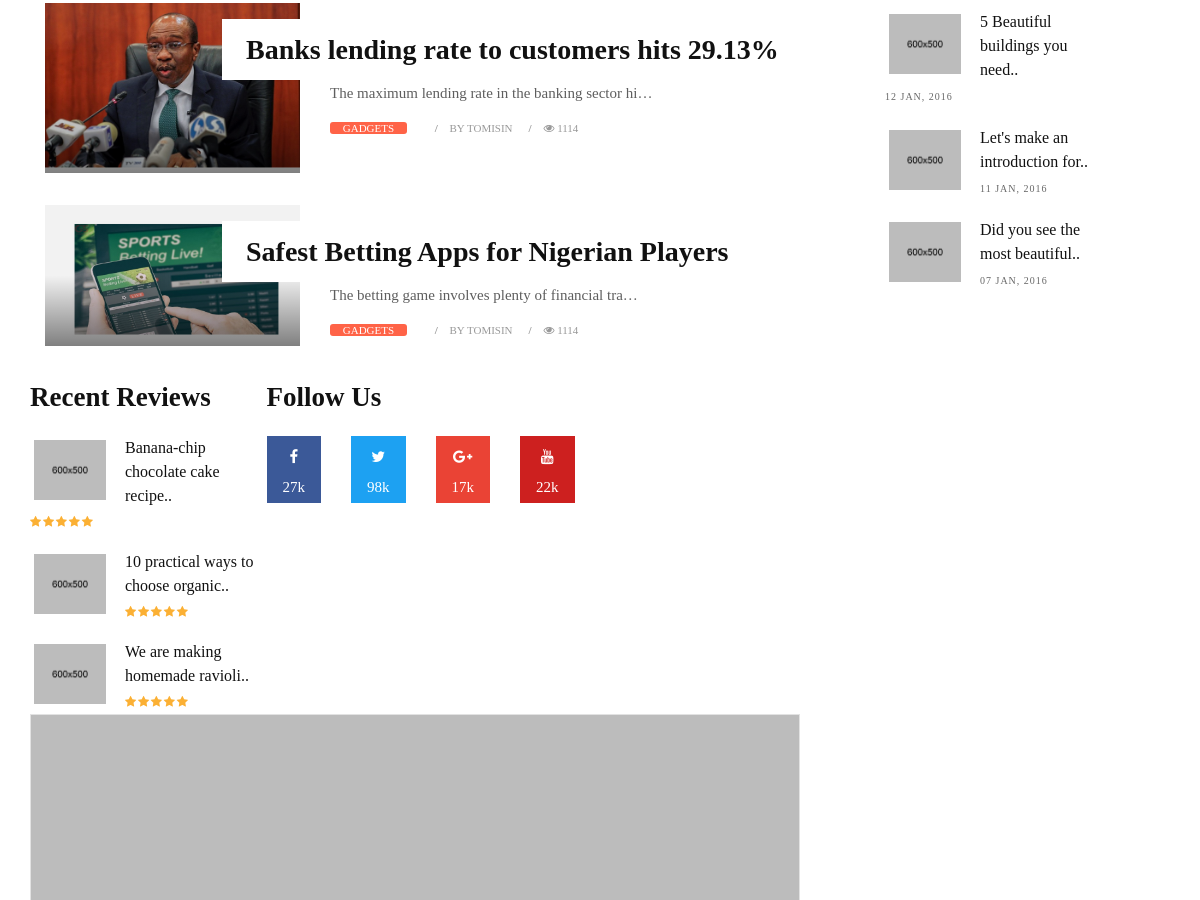
The app's page / (middle part), older data.
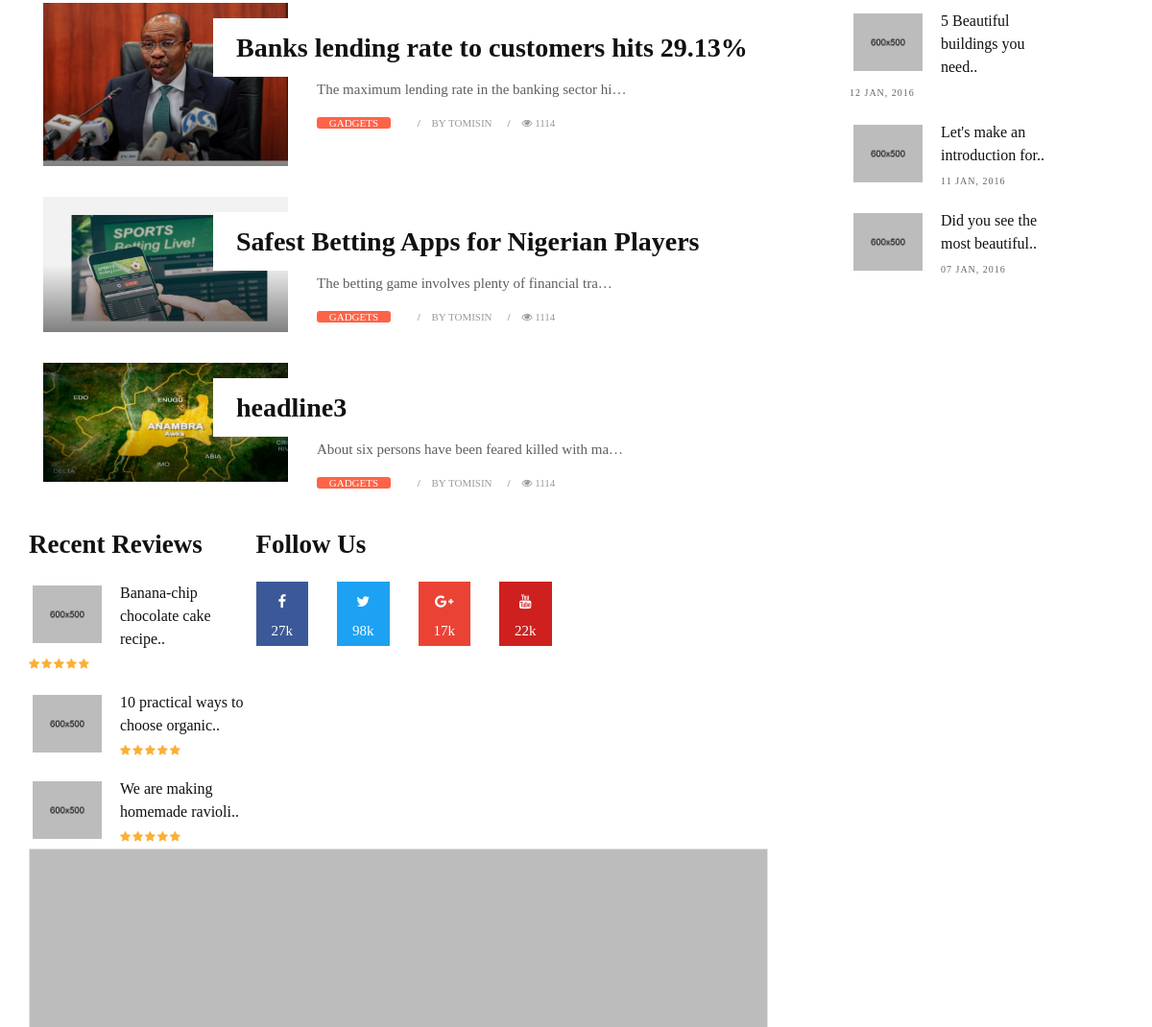
The same page, newer data.
### blog/models.py (models this page shows, shortened)
class News(models.Model):
    headline = models.CharField(max_length=100)
    content= models.TextField()
    image= models.ImageField(default='news.jpg', upload_to='news_images')
    reporter= models.ForeignKey(User, on_delete=models.CASCADE)
    date_published= models.DateTimeField(auto_now_add=True)
    date_updated = models.DateTimeField(auto_now=True)
    slug= models.SlugField(default='me')
    class Meta:
        verbose_name_plural = 'News'

### blog/views.py (the view)
# urls.py: path('', HomePage.as_view(), name='home'),
class HomePage(ListView):
    model = News
    template_name = 'blog/tech-index.html'
    context_object_name = 'news'

### blog/templates/blog/tech-index.html (shortened to what the changed rows need)
{% load static %}
<!DOCTYPE html>
<html lang="en">
    <link href="{% static 'blog/css/bootstrap.css' %}" rel="stylesheet">
    <link href="{% static 'blog/css/font-awesome.min.css' %}" rel="stylesheet">
    <link href="{% static 'blog/style.css' %}" rel="stylesheet">
    <link href="{% static 'blog/css/responsive.css' %}" rel="stylesheet">
    <link href="{% static 'blog/css/colors.css' %}" rel="stylesheet">
    <link href="{% static 'blog/css/version/tech.css' %}" rel="stylesheet">
    <link rel="stylesheet" href="{% static 'blog/style.css' %}">
</head>
<body>
    <div id="wrapper">
        <section class="section">
            <div class="container">
                <div class="row">
                    <div class="col-lg-9 col-md-12 col-sm-12 col-xs-12">
                        <div class="page-wrapper">
                            <div class="blog-list clearfix">
                                {% for news in news %}
                                <div class="blog-box row">
                                    <div class="col-md-4">
                                        <div class="post-media">
                                            <a href="tech-single.html" title="">
                                                <img src="{{ news.image.url }}" alt="" class="img-fluid">
                                                <div class="hovereffect"></div>
                                            </a>
                                        </div>
                                    </div>
                                    <div class="blog-meta big-meta col-md-8">
                                        <h4><a href="{% url 'details' news.id %}" title="">{{ news.headline }}</a></h4>
                                        <p>{{ news.content|truncatechars:50 }}</p>
                                        <small class="firstsmall"><a class="bg-orange" href="tech-category-01.html" title="">Gadgets</a></small>
                                        <small><a href="tech-single.html" title="">{{ news.date_posted }}</a></small>
                                        <small><a href="tech-author.html" title="">by {{ news.reporter }}</a></small>
                                        <small><a href="tech-single.html" title=""><i class="fa fa-eye"></i> 1114</a></small>
                                    </div>
                                </div>
                                {% endfor %}
                                </div>
                                </div>
                            </div>
                            <div class="widget">
                                <h2 class="widget-title">Recent Reviews</h2>
                            </div>
                            <div class="widget">
                                <h2 class="widget-title">Follow Us</h2>
                            </div>
                        </div>
                    </div>
                </div>
</body>
</html>

Row changes from the older to the newer data that the page shows:
added News: image (picture), headline "headline3", content "About six persons have been feared killed with ma…", reporter "TOMISIN"
